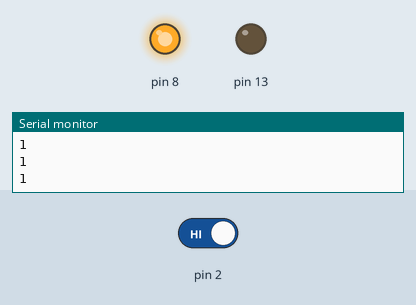
A sketch run on a simulated Arduino Uno, built with avr-gcc and run on an emulated ATmega328P. Parts: output pins drawn as LEDs (lit = HIGH), the last lines printed to the serial monitor. The inputs (shaded band) are chosen by the test bench; at power-on: pin 2 HIGH.

Above: at 1.8 s.
1.9 s: pin 2 driven LOW
At 3.2 s:
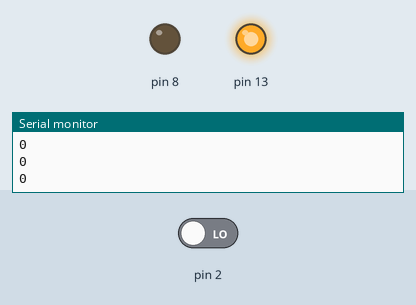
3.5 s: pin 2 driven HIGH
At 4.5 s:
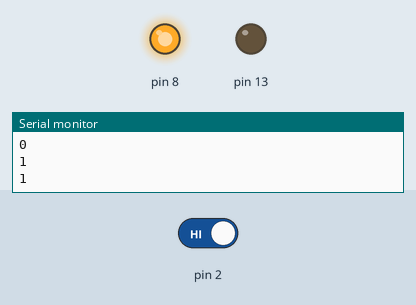
Timing chart, 0 to 6.5 s (numbered marks = the images above; inputs shaded):
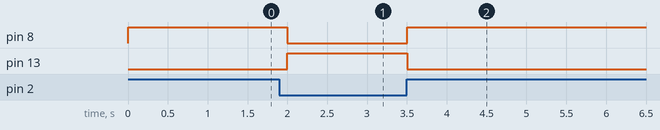

Measured:
- after the input at 1.9 s, pin 8: HIGH → LOW after 0.10 s; pin 13: LOW → HIGH after 0.10 s
- after the input at 3.5 s, pin 8: LOW → HIGH at once; pin 13: HIGH → LOW at once

The sketch:

Gas_Leakage_Alarm_D0.ino
```cpp
void setup() {
  Serial.begin(9600);
  pinMode(2,INPUT);
  pinMode(13,OUTPUT);
  pinMode(8,OUTPUT);
}

void loop() {
  int state=digitalRead(2);
  Serial.println(state);
  if(state==0)
  {
    digitalWrite(13,HIGH);//LED ON
    digitalWrite(8,LOW);//BUZZER ON
  }
  else
  {
    digitalWrite(13,LOW);//LED OFF
    digitalWrite(8,HIGH);//BUZZER OFF
  }
  delay(500);
}
```
